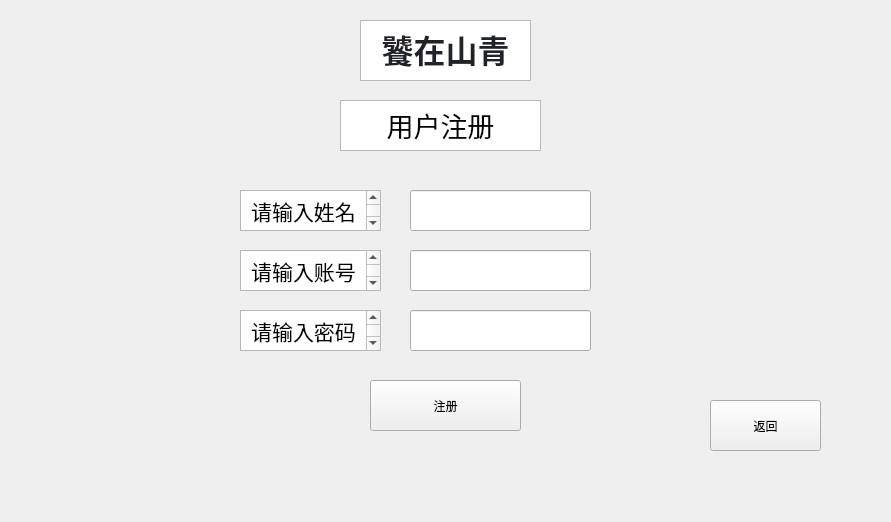
<?xml version="1.0" encoding="UTF-8"?>
<ui version="4.0">
 <class>userssignup</class>
 <widget class="QWidget" name="userssignup">
  <property name="geometry">
   <rect>
    <x>0</x>
    <y>0</y>
    <width>891</width>
    <height>522</height>
   </rect>
  </property>
  <property name="windowTitle">
   <string>Form</string>
  </property>
  <widget class="QLineEdit" name="password">
   <property name="geometry">
    <rect>
     <x>410</x>
     <y>310</y>
     <width>181</width>
     <height>41</height>
    </rect>
   </property>
  </widget>
  <widget class="QPushButton" name="back">
   <property name="geometry">
    <rect>
     <x>710</x>
     <y>400</y>
     <width>111</width>
     <height>51</height>
    </rect>
   </property>
   <property name="text">
    <string>返回</string>
   </property>
  </widget>
  <widget class="QTextBrowser" name="textBrowser">
   <property name="geometry">
    <rect>
     <x>360</x>
     <y>20</y>
     <width>171</width>
     <height>61</height>
    </rect>
   </property>
   <property name="html">
    <string>&lt;!DOCTYPE HTML PUBLIC &quot;-//W3C//DTD HTML 4.0//EN&quot; &quot;http://www.w3.org/TR/REC-html40/strict.dtd&quot;&gt;
&lt;html&gt;&lt;head&gt;&lt;meta name=&quot;qrichtext&quot; content=&quot;1&quot; /&gt;&lt;meta charset=&quot;utf-8&quot; /&gt;&lt;style type=&quot;text/css&quot;&gt;
p, li { white-space: pre-wrap; }
hr { height: 1px; border-width: 0; }
li.unchecked::marker { content: &quot;\2610&quot;; }
li.checked::marker { content: &quot;\2612&quot;; }
&lt;/style&gt;&lt;/head&gt;&lt;body style=&quot; font-family:'Microsoft YaHei UI'; font-size:9pt; font-weight:400; font-style:normal;&quot;&gt;
&lt;p align=&quot;center&quot; style=&quot; margin-top:0px; margin-bottom:0px; margin-left:0px; margin-right:0px; -qt-block-indent:0; text-indent:0px;&quot;&gt;&lt;span style=&quot; font-family:'-apple-system','BlinkMacSystemFont','Segoe UI','Noto Sans','Helvetica','Arial','sans-serif','Apple Color Emoji','Segoe UI Emoji'; font-size:24pt; font-weight:700; color:#1f2328; background-color:#ffffff;&quot;&gt;饕在山青&lt;/span&gt;&lt;/p&gt;&lt;/body&gt;&lt;/html&gt;</string>
   </property>
  </widget>
  <widget class="QTextBrowser" name="textBrowser_2">
   <property name="geometry">
    <rect>
     <x>340</x>
     <y>100</y>
     <width>201</width>
     <height>51</height>
    </rect>
   </property>
   <property name="html">
    <string>&lt;!DOCTYPE HTML PUBLIC &quot;-//W3C//DTD HTML 4.0//EN&quot; &quot;http://www.w3.org/TR/REC-html40/strict.dtd&quot;&gt;
&lt;html&gt;&lt;head&gt;&lt;meta name=&quot;qrichtext&quot; content=&quot;1&quot; /&gt;&lt;meta charset=&quot;utf-8&quot; /&gt;&lt;style type=&quot;text/css&quot;&gt;
p, li { white-space: pre-wrap; }
hr { height: 1px; border-width: 0; }
li.unchecked::marker { content: &quot;\2610&quot;; }
li.checked::marker { content: &quot;\2612&quot;; }
&lt;/style&gt;&lt;/head&gt;&lt;body style=&quot; font-family:'Microsoft YaHei UI'; font-size:9pt; font-weight:400; font-style:normal;&quot;&gt;
&lt;p align=&quot;center&quot; style=&quot; margin-top:0px; margin-bottom:0px; margin-left:0px; margin-right:0px; -qt-block-indent:0; text-indent:0px;&quot;&gt;&lt;span style=&quot; font-size:20pt;&quot;&gt;用户注册&lt;/span&gt;&lt;/p&gt;&lt;/body&gt;&lt;/html&gt;</string>
   </property>
  </widget>
  <widget class="QLineEdit" name="account">
   <property name="geometry">
    <rect>
     <x>410</x>
     <y>250</y>
     <width>181</width>
     <height>41</height>
    </rect>
   </property>
  </widget>
  <widget class="QPushButton" name="signup">
   <property name="geometry">
    <rect>
     <x>370</x>
     <y>380</y>
     <width>151</width>
     <height>51</height>
    </rect>
   </property>
   <property name="text">
    <string>注册</string>
   </property>
  </widget>
  <widget class="QTextBrowser" name="textBrowser_4">
   <property name="geometry">
    <rect>
     <x>240</x>
     <y>310</y>
     <width>141</width>
     <height>41</height>
    </rect>
   </property>
   <property name="html">
    <string>&lt;!DOCTYPE HTML PUBLIC &quot;-//W3C//DTD HTML 4.0//EN&quot; &quot;http://www.w3.org/TR/REC-html40/strict.dtd&quot;&gt;
&lt;html&gt;&lt;head&gt;&lt;meta name=&quot;qrichtext&quot; content=&quot;1&quot; /&gt;&lt;meta charset=&quot;utf-8&quot; /&gt;&lt;style type=&quot;text/css&quot;&gt;
p, li { white-space: pre-wrap; }
hr { height: 1px; border-width: 0; }
li.unchecked::marker { content: &quot;\2610&quot;; }
li.checked::marker { content: &quot;\2612&quot;; }
&lt;/style&gt;&lt;/head&gt;&lt;body style=&quot; font-family:'Microsoft YaHei UI'; font-size:9pt; font-weight:400; font-style:normal;&quot;&gt;
&lt;p align=&quot;center&quot; style=&quot; margin-top:0px; margin-bottom:0px; margin-left:0px; margin-right:0px; -qt-block-indent:0; text-indent:0px;&quot;&gt;&lt;span style=&quot; font-size:16pt;&quot;&gt;请输入密码&lt;/span&gt;&lt;/p&gt;&lt;/body&gt;&lt;/html&gt;</string>
   </property>
  </widget>
  <widget class="QTextBrowser" name="textBrowser_3">
   <property name="geometry">
    <rect>
     <x>240</x>
     <y>250</y>
     <width>141</width>
     <height>41</height>
    </rect>
   </property>
   <property name="html">
    <string>&lt;!DOCTYPE HTML PUBLIC &quot;-//W3C//DTD HTML 4.0//EN&quot; &quot;http://www.w3.org/TR/REC-html40/strict.dtd&quot;&gt;
&lt;html&gt;&lt;head&gt;&lt;meta name=&quot;qrichtext&quot; content=&quot;1&quot; /&gt;&lt;meta charset=&quot;utf-8&quot; /&gt;&lt;style type=&quot;text/css&quot;&gt;
p, li { white-space: pre-wrap; }
hr { height: 1px; border-width: 0; }
li.unchecked::marker { content: &quot;\2610&quot;; }
li.checked::marker { content: &quot;\2612&quot;; }
&lt;/style&gt;&lt;/head&gt;&lt;body style=&quot; font-family:'Microsoft YaHei UI'; font-size:9pt; font-weight:400; font-style:normal;&quot;&gt;
&lt;p align=&quot;center&quot; style=&quot; margin-top:0px; margin-bottom:0px; margin-left:0px; margin-right:0px; -qt-block-indent:0; text-indent:0px;&quot;&gt;&lt;span style=&quot; font-size:16pt;&quot;&gt;请输入账号&lt;/span&gt;&lt;/p&gt;&lt;/body&gt;&lt;/html&gt;</string>
   </property>
  </widget>
  <widget class="QLineEdit" name="name">
   <property name="geometry">
    <rect>
     <x>410</x>
     <y>190</y>
     <width>181</width>
     <height>41</height>
    </rect>
   </property>
  </widget>
  <widget class="QTextBrowser" name="textBrowser_5">
   <property name="geometry">
    <rect>
     <x>240</x>
     <y>190</y>
     <width>141</width>
     <height>41</height>
    </rect>
   </property>
   <property name="html">
    <string>&lt;!DOCTYPE HTML PUBLIC &quot;-//W3C//DTD HTML 4.0//EN&quot; &quot;http://www.w3.org/TR/REC-html40/strict.dtd&quot;&gt;
&lt;html&gt;&lt;head&gt;&lt;meta name=&quot;qrichtext&quot; content=&quot;1&quot; /&gt;&lt;meta charset=&quot;utf-8&quot; /&gt;&lt;style type=&quot;text/css&quot;&gt;
p, li { white-space: pre-wrap; }
hr { height: 1px; border-width: 0; }
li.unchecked::marker { content: &quot;\2610&quot;; }
li.checked::marker { content: &quot;\2612&quot;; }
&lt;/style&gt;&lt;/head&gt;&lt;body style=&quot; font-family:'Microsoft YaHei UI'; font-size:9pt; font-weight:400; font-style:normal;&quot;&gt;
&lt;p align=&quot;center&quot; style=&quot; margin-top:0px; margin-bottom:0px; margin-left:0px; margin-right:0px; -qt-block-indent:0; text-indent:0px;&quot;&gt;&lt;span style=&quot; font-size:16pt;&quot;&gt;请输入姓名&lt;/span&gt;&lt;/p&gt;&lt;/body&gt;&lt;/html&gt;</string>
   </property>
  </widget>
 </widget>
 <resources/>
 <connections/>
</ui>
